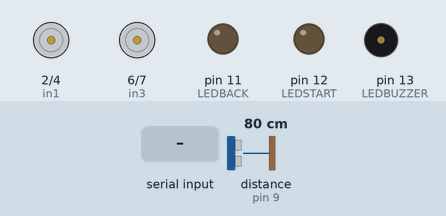
The sketch below on a simulated Arduino Uno, built with avr-gcc and run on an emulated ATmega328P. On the bench: motor-driver pin pairs drawn as motors (green arrow = first pin HIGH = forward, orange = second pin HIGH = backward, longer = more drive, scaled by the enable pin), output pins drawn as LEDs (lit = HIGH), buzzer (waves = sounding, pin HIGH). The test bench sets the inputs (shaded band); at power-on: distance to the obstacle (sensor on pin 9) 80 cm.

Above: at 1.2 s.
1.3 s: "F" received over Serial
At 2.2 s:
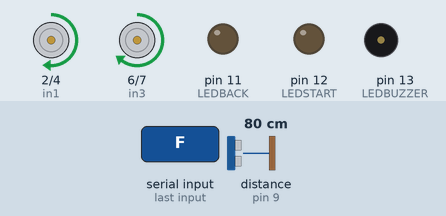
2.8 s: distance to the obstacle (sensor on pin 9) set to 10 cm
4.3 s: distance to the obstacle (sensor on pin 9) set to 7 cm
At 4.7 s:
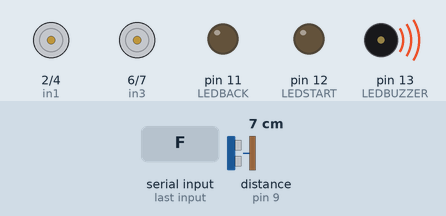
7.3 s: byte 74 ('J') received over Serial
At 8.0 s:
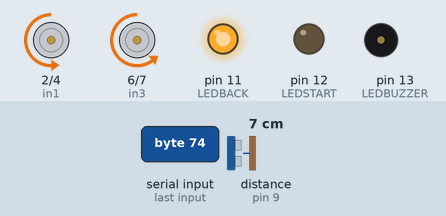
8.8 s: byte 119 ('w') received over Serial
At 9.1 s:
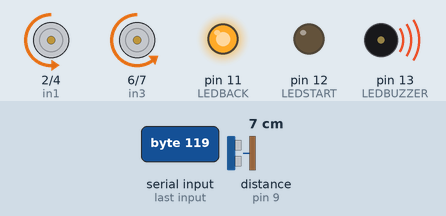
10.3 s: byte 49 ('1') received over Serial
At 11.5 s:
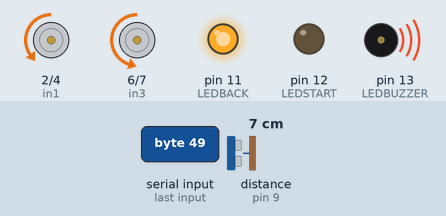
Timing chart, 0 to 12.8 s (numbered marks = the images above; inputs shaded):
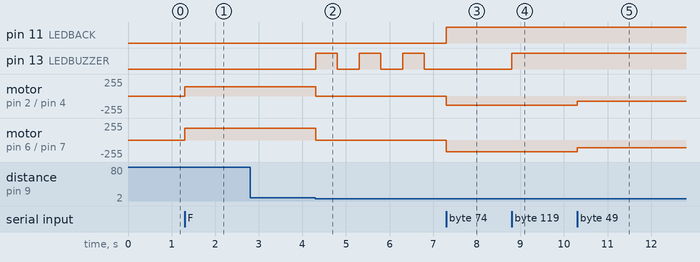

Measured:
- the behaviour switches between 9 and 8 cm on distance to the obstacle (sensor on pin 9) (found by bisection; images 1 and 2)
- after the input at 1.3 s, motor on pin 2 (in1) / pin 4 (in2): stopped → forward 140/255 at once; motor on pin 6 (in3) / pin 7 (in4): stopped → forward 177/255 at once
- after the input at 2.8 s, every drawn part: stays the same
- after the input at 4.3 s, pin 13 (LEDBUZZER): alternates HIGH for 0.50 s and LOW for 0.50 s, starting at once; motor on pin 2 (in1) / pin 4 (in2): forward 140/255 → stopped at once; motor on pin 6 (in3) / pin 7 (in4): forward 177/255 → stopped at once
- after the input at 7.3 s, pin 11 (LEDBACK): LOW → HIGH at once; pin 13 (LEDBUZZER): stays LOW (without the input it goes to HIGH after 0.00 s); motor on pin 2 (in1) / pin 4 (in2): stopped → backward 140/255 at once; motor on pin 6 (in3) / pin 7 (in4): stopped → backward 177/255 at once
- after the input at 8.8 s, pin 13 (LEDBUZZER): LOW → HIGH at once
- after the input at 10.3 s, motor on pin 2 (in1) / pin 4 (in2): backward 140/255 → backward 80/255 at once; motor on pin 6 (in3) / pin 7 (in4): backward 177/255 → backward 118/255 at once

The sketch:

sketch_feb19c.ino
```cpp
#include <NewPing.h>

char command;
int LEDBUZZER = 13;
int LEDSTART = 12;
int LEDBACK = 11;

int ENA = 3;
int in1 = 2;
int in2 = 4;

int ENB = 5;
int in3 = 6;
int in4 = 7;

NewPing sonar(10, 9, 20);

void setup() {
  Serial.begin(9600);
  delay(50);
  pinMode(ENA, OUTPUT);
  pinMode(ENB, OUTPUT);
  pinMode(in1, OUTPUT);
  pinMode(in2, OUTPUT);
  pinMode(in3, OUTPUT);
  pinMode(in4, OUTPUT);
  pinMode(LEDBUZZER, OUTPUT);
  pinMode(LEDSTART, OUTPUT);
   pinMode(LEDBACK, OUTPUT);
}

void ledbuzzing(){
        digitalWrite(LEDBUZZER,HIGH);
        delay(500);
        digitalWrite(LEDBUZZER,LOW);
        delay(500);
        digitalWrite(LEDBUZZER,HIGH);
        delay(500);
        digitalWrite(LEDBUZZER,LOW);
        delay(500);
        digitalWrite(LEDBUZZER,HIGH);
        delay(500);
        digitalWrite(LEDBUZZER,LOW);
        delay(500);
}
void forwardright(){
   analogWrite(ENA,140);
  analogWrite(ENB,177);
  digitalWrite(in1,HIGH);
  digitalWrite(in2,LOW);
  digitalWrite(in3,HIGH);
  digitalWrite(in4,LOW);
  digitalWrite(LEDSTART,HIGH);
}
void backwardright(){
   analogWrite(ENA,140);
  analogWrite(ENB,177);
  digitalWrite(in1,LOW);
  digitalWrite(in2,HIGH);
  digitalWrite(in3,LOW);
  digitalWrite(in4,HIGH);
  digitalWrite(LEDBACK,HIGH);
}
void forwardleft(){
   analogWrite(ENA,140);
  analogWrite(ENB,177);
  digitalWrite(in1,HIGH);
  digitalWrite(in2,LOW);
  digitalWrite(in3,HIGH);
  digitalWrite(in4,LOW);
  digitalWrite(LEDSTART,HIGH);
}
void backwardleft(){
   analogWrite(ENA,140);
  analogWrite(ENB,177);
  digitalWrite(in1,LOW);
  digitalWrite(in2,HIGH);
  digitalWrite(in3,LOW);
  digitalWrite(in4,HIGH);
  digitalWrite(LEDBACK,HIGH);
}

void stop(){
   analogWrite(ENA,140);
  analogWrite(ENB,177);
  digitalWrite(in1,LOW);
  digitalWrite(in2,LOW);
  digitalWrite(in3,LOW);
  digitalWrite(in4,LOW);

  digitalWrite(LEDSTART,LOW);
  digitalWrite(LEDBACK,LOW);
  digitalWrite(LEDBUZZER,LOW);
}

void forward(){
  analogWrite(ENA,140);
  analogWrite(ENB,177);

  digitalWrite(in1,HIGH);
  digitalWrite(in2,LOW);
  digitalWrite(in3,HIGH);
  digitalWrite(in4,LOW);
}

void backward(){
  analogWrite(ENA,140);
  analogWrite(ENB,177);
  digitalWrite(in1,LOW);
  digitalWrite(in2,HIGH);
  digitalWrite(in3,LOW);
  digitalWrite(in4,HIGH);

  digitalWrite(LEDBACK,HIGH);

}

void left(){
   analogWrite(ENA,140);
  analogWrite(ENB,177);
  digitalWrite(in1,HIGH);
  digitalWrite(in2,LOW);
  digitalWrite(in3,LOW);
  digitalWrite(in4,LOW);
  digitalWrite(LEDSTART,HIGH);

}

void right(){
   analogWrite(ENA,140);
  analogWrite(ENB,177);
  digitalWrite(in1,LOW);
  digitalWrite(in2,LOW);
  digitalWrite(in3,HIGH);
  digitalWrite(in4,LOW);
  digitalWrite(LEDSTART,HIGH);
}

void loop() {

  if(Serial.available())
  {
  command = Serial.read();
  }
  if (command == 'F' || command == 'U' )
     {
              forward();
       if (sonar.ping_cm() >= 1 && sonar.ping_cm() <9)
       {
        stop();
        ledbuzzing();
       }
     }

  else if (command == 'B' || command == 'D')
     {
        backward();
     }

  else if (command == 'S')
     {
       stop();
     }
  else if (command == 'R')
     {
       right();
     }
  else if (command == 'L')
     {
       left();
     }
  else if (command == 'G')
     {
       forwardleft();
     }
  else if (command == 'H')
     {
       backwardleft();
     }
  else if (command == 'I')
     {
       forwardright();
     }
  else if (command == 'J')
     {
       backwardright();
     }
  else if (command == 'w')
     {
       digitalWrite(LEDBUZZER,HIGH);
     }
  else if (command == 'W')
     {
       digitalWrite(LEDBUZZER,LOW);
     }
  else if (command == '1' || command == '2'|| command == '3' || command == '4')
     {
        analogWrite(ENA, 80);
        analogWrite(ENB,118);
     }
  else if (command == '5' || command == '6'|| command == '7' || command == '8')
     {
        analogWrite(ENA, 130);
        analogWrite(ENB,168);
     }
  else if (command == '9' || command == 'q')
     {
        analogWrite(ENA, 255);
        analogWrite(ENB,255);
     }
  else if (command == '0')
     {
        analogWrite(ENA, 0);
        analogWrite(ENB,0);
     }
}
```
